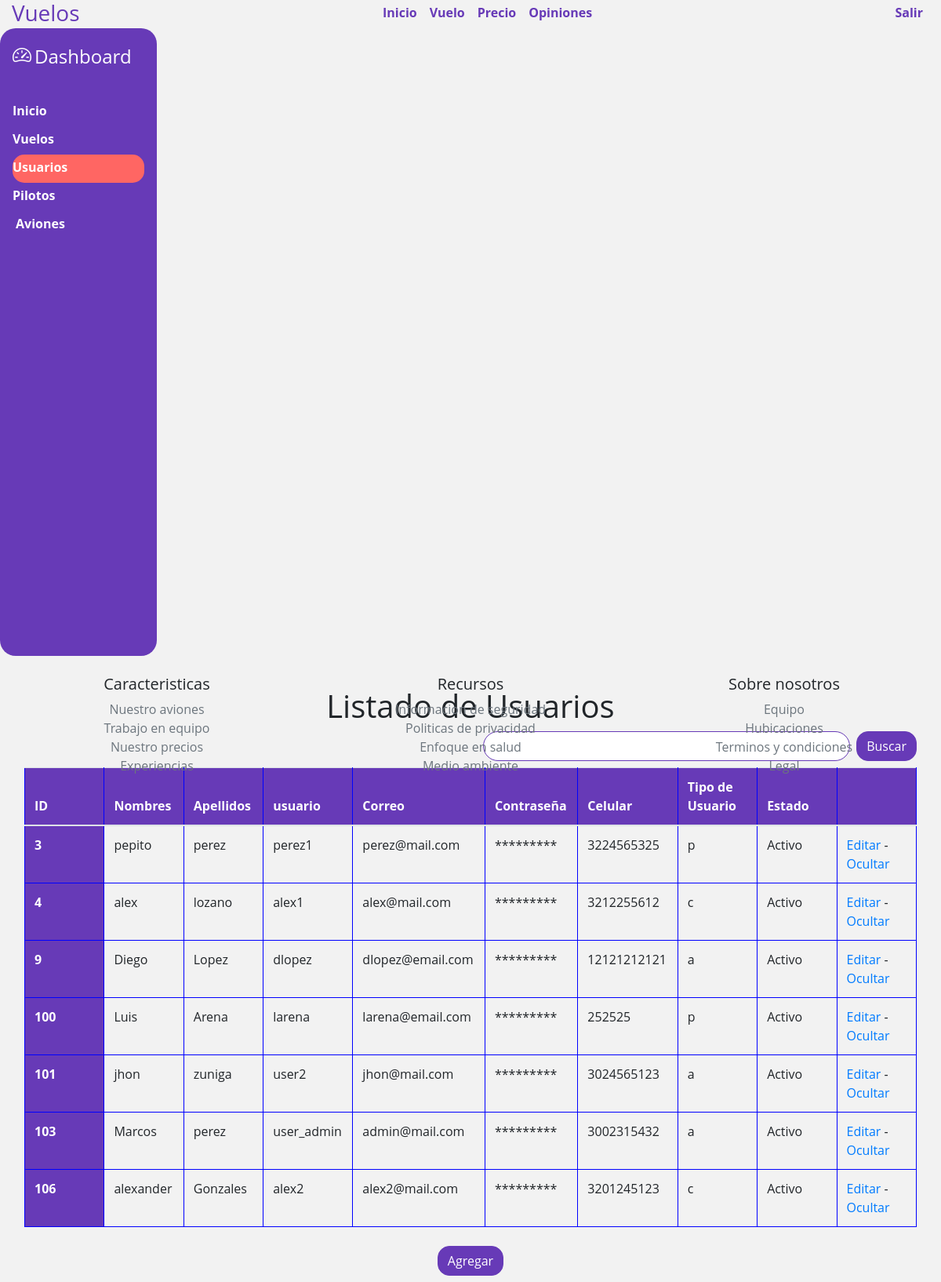
Before: /dashboard_usuarios with the older database file.
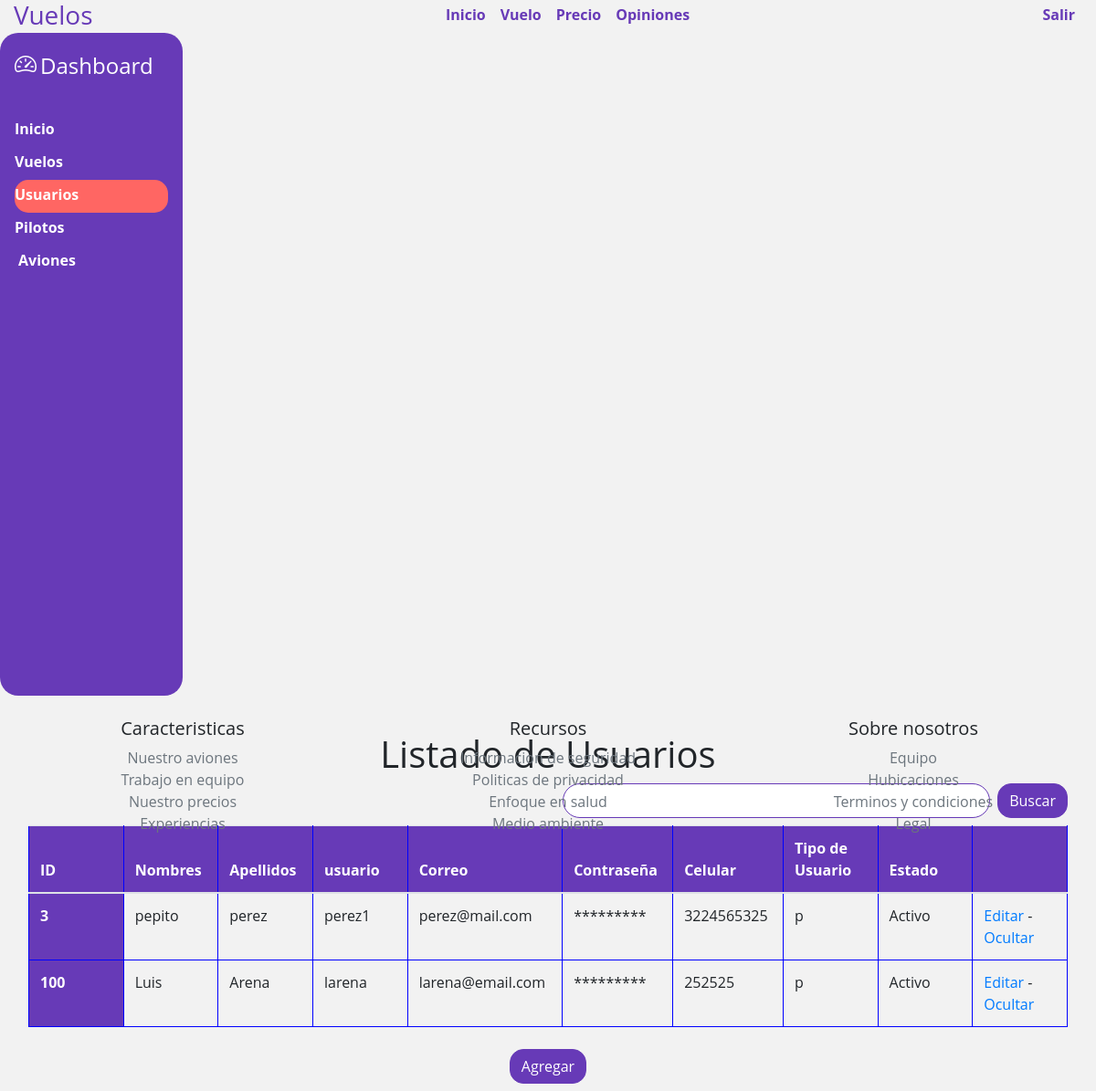
After: the same page with the newer database file.
### tables this page shows
CREATE TABLE usuarios (id INTEGER PRIMARY KEY AUTOINCREMENT NOT NULL UNIQUE, Nombres VARCHAR (100) NOT NULL, Apellidos VARCHAR (100) NOT NULL, usuario VARCHAR (15) NOT NULL UNIQUE, correo VARCHAR (150) NOT NULL UNIQUE, numero CHAR (10) NOT NULL, password VARCHAR (200) NOT NULL, tipo_usuario CHAR DEFAULT c, estado CHAR (1) NOT NULL DEFAULT A);

### app.py (the view, shortened to what this page needs)
@app.route('/dashboard_usuarios', methods=['POST', 'GET'])
def dashboard_usuarios():
    sql = f'SELECT id, nombres, apellidos, usuario, correo, password, numero, tipo_usuario, estado FROM usuarios'
    res = seleccion(sql)
    if len(res) == 0:
        flash('ERROR: No hay usuarios en la tabla')
    else:
        form = AgregarUsuario()
        return render_template('dashboard_usuarios.html', pagina='dashboard', usuarios=res, form=form)

### forms.py
class AgregarUsuario(FlaskForm):
    id = TextField('ID ')
    nombres = TextField(
        'Nombre *', validators=[InputRequired(message='Indique el nombre')])
    apellidos = TextField(
        'Apellido *', validators=[InputRequired(message='Indique el apellido')])
    numero = TextField(
        'Número de Teléfono *', validators=[InputRequired(message='Indique el número de teléfono')])
    usuario = TextField(
        'Usuario *', validators=[InputRequired(message='Indique el usuario')])
    email = EmailField(
        'Email *', validators=[InputRequired(message='Indique el email')])
    clave = PasswordField(
        'Clave *', validators=[InputRequired(message='Indique la clave')])
    tipoUsuario = SelectField('Tipo de Usuario', choices=[('p', 'piloto'), ('c', 'usuario final'), ('a', 'SuperUsuario')])
    btn = SubmitField('Agregar Usuario')

### db.py (called while the page is built)
def seleccion(sql) -> list:
    try:
        with sqlite3.connect(URL_DB) as con:
            cur = con.cursor()
            res = cur.execute(sql).fetchall()
    except Exception:
        res = ['0']
    return res

### templates/dashboard_usuarios.html (shortened to what this page needs)
{% extends 'dashboard.html' %}
{% block content %}
<div class="col p-2 m-2">
  <div class="container d-flex flex-column">
    <div class="row">
      <div class="col text-center pt-4">
        <h1>Listado de Usuarios</h1>
      </div>
    </div>
    <div class="row">
      <div class="col m-2 p-2"></div>
      <div class="col d-inline-flex">
        <input type="text" id="buscar" class="form-control mr-2">
        <button class="btn btn-primary ">Buscar</button>
      </div>
    </div>
    <div class="row mt-2 mb-2">
      <div class="col">
        <table class="table">
          <thead>
            <tr class="">
              <th scope="col">ID</th>
              <th scope="col">Nombres</th>
              <th scope="col">Apellidos</th>
              <th scope="col">usuario</th>
              <th scope="col">Correo</th>
              <th scope="col">Contraseña</th>
              <th scope="col">Celular</th>
              <th scope="col">Tipo de Usuario</th>
              <th scope="col">Estado</th>
              <th scope="col"></th>
            </tr>
          </thead>
          <tbody>
            {% for dat in usuarios %}
            <tr>
              <th scope="row">{{ dat[0] }}</th>
              <td>{{ dat[1] }}</td>
              <td>{{ dat[2] }}</td>
              <td>{{ dat[3] }}</td>
              <td>{{ dat[4] }}</td>
              <td> ********* </td>
              <td>{{ dat[6] }}</td>
              <td>{{ dat[7] }}</td>
              <td>{% if dat[8] == 'I'%}Inactivo{% endif%}{% if dat[8] == 'A'%}Activo{% endif%}</td>
              <td><a href="{{ url_for('editar_usuario', id=dat[0]) }}">Editar</a> - <a href="{{ url_for('eliminar_usuario', id=dat[0], estado=dat[8]) }}">{% if dat[8] == 'I'%}Mostrar{% endif%}{% if dat[8] == 'A'%}Ocultar{% endif%}</a></td>
            </tr>
            {% endfor %}
          </tbody>
        </table>
      </div>
    </div>
  </div>
  <div class="row justify-content-md-center">
    <button type="button" class="btn btn-primary" data-toggle="modal" data-target="#agregarUsuario">
      Agregar
    </button>
  </div>
</div>
{% endblock %}

### templates/dashboard.html (shortened to what this page needs)
{% extends 'index.html'%}
{% block body%}
<div class="container d-flex flex-column" style="height: 100vh">
    {% include 'navbar_main.html' %}
    <div class="row h-100">
        <div class="sidebar col-md-2 d-flex flex-column p-3 text-white bg_purple radius_20 h-100" style="height: 50vh;">
            <a href="/" class="d-flex align-items-center mb-3 mb-md-0 me-md-auto text-white text-decoration-none">
                <i class="bi bi-speedometer2 text-white mb-1 mr-1" style="font-size: 1.5rem;"></i>
                <span class="nav-item" style="font-size: 1.5rem;">Dashboard</span>
            </a>
            <ul class=" nav nav-pills flex-column mb-auto">
                <li class="nav-item">
                    <a href="{{ url_for('dashboard_home') }}" class="nav-link text-white d-flex align-items-center"
                        aria-current="page">
                        Inicio
                    </a>
                </li>
                <li class="nav-item">
                    <a href="{{ url_for('dashboard_vuelos') }}" class="nav-link text-white d-flex align-items-center"
                        aria-current="page">
                        Vuelos
                    </a>
                </li>
                <li>
                    <a href="{{ url_for('dashboard_usuarios') }}" class="nav-link text-white d-flex align-items-center">
                        Usuarios
                    </a>
                </li>
                <li>
                    <a href="{{ url_for('dashboard_pilotos') }}" id="pilotosbtn"
                        class="nav-link text-white d-flex align-items-center">
                        Pilotos
                    </a>
                </li>
                <li>
                    <a href="{{ url_for('dashboard_aviones') }}" id="avionesbtn"
                        class="nav-link text-white d-flex align-items-center">
                        Aviones
                    </a>
                </li>
            </ul>
        </div>
        {% block content%}{% endblock %}
    </div>
    {% include 'footer.html' %}
</div>
{% endblock %}

### templates/index.html (shortened to what this page needs)
<!DOCTYPE html>
<html lang="es">
<head>
  <link rel="stylesheet" href="https://cdn.jsdelivr.net/npm/bootstrap@4.5.3/dist/css/bootstrap.min.css"
>
  <link rel="stylesheet" href="../static/css/estilo.css">
  <link rel="stylesheet" href="https://cdn.jsdelivr.net/npm/bootstrap-icons@1.3.0/font/bootstrap-icons.css">
  <link rel="stylesheet" href="https://cdnjs.cloudflare.com/ajax/libs/font-awesome/4.7.0/css/font-awesome.min.css">
</head>
<body>
  {% block body %}{% endblock %}
</body>
</html>

### templates/navbar_main.html (shortened to what this page needs)
<div class="row">
    <header class="masthead mb-auto col-lg-12">
        <div id="nav_container" class="d-flex justify-content-center flex-md-row text-md-left flex-column text-center ">
            <a class="masthead-brand h3 link-unstyled, link-unstyled:link, link-unstyled:hover"
                href="../home">Vuelos</a>
            <nav class="nav nav-masthead mx-auto">
                <a class="nav-link" href="{{ url_for('index') }}">Inicio</a>
                <a class="nav-link" href="{{ url_for('vuelo') }}">Vuelo</a>
                <a class="nav-link" href="{{ url_for('precio') }}">Precio</a>
                <a class="nav-link" href="{{ url_for('opiniones') }}">Opiniones</a>
            </nav>
            {% if pagina %}
            {% if pagina == 'mis_reservas' or pagina == 'dashboard' or pagina == 'usuario'%}
            <a href="{{ url_for('index') }}" class="nav-link mr-2">Salir</a>
            {% endif%}
            {% endif %}
        </div>
    </header>
</div>

### templates/footer.html
<div class="row mt-auto pt-4">
    <div class="col-lg-4 text-center">
        <h5>Caracteristicas</h5>
        <ul class="list-unstyled text-small">
            <li><a class="text-muted" href="#">Nuestro aviones</a></li>
            <li><a class="text-muted" href="#">Trabajo en equipo</a></li>
            <li><a class="text-muted" href="#">Nuestro precios</a></li>
            <li><a class="text-muted" href="#">Experiencias</a></li>
        </ul>
    </div>
    <div class="col-lg-4 text-center">
        <h5>Recursos</h5>
        <ul class="list-unstyled text-small">
            <li><a class="text-muted" href="#">Informacion de seguridad</a></li>
            <li><a class="text-muted" href="#">Politicas de privacidad</a></li>
            <li><a class="text-muted" href="#">Enfoque en salud</a></li>
            <li><a class="text-muted" href="#">Medio ambiente</a></li>
        </ul>
    </div>
    <div class="col-lg-4 text-center">
        <h5>Sobre nosotros</h5>
        <ul class="list-unstyled text-small">
            <li><a class="text-muted" href="#">Equipo</a></li>
            <li><a class="text-muted" href="#">Hubicaciones</a></li>
            <li><a class="text-muted" href="#">Terminos y condiciones</a></li>
            <li><a class="text-muted" href="#">Legal</a></li>
        </ul>
    </div>
</div>

### static/css/estilo.css (style rules this page uses)
.container { width: 100%; max-width: 1500px; }
input, .custom-select { border-radius: 25px !important; border-color: #673ab7 !important; }
.masthead { margin-bottom: 1rem; }
.masthead-brand { margin-bottom: 0; color: #673ab7; }
.nav-masthead .nav-link, .nav-link { padding: .25rem 0; font-weight: 700; color: #673ab7; background-color: transparent; border-bottom: .25rem solid transparent; }
.nav-masthead .nav-link+.nav-link { margin-left: 1rem; }
@media (min-width: 48em) { .masthead-brand { float: left; } }
@media (min-width: 48em) { .nav-masthead { float: right; } }
.sidebar .active { color: white !important; background-color: #ff6663 !important; border-radius: 15px; }
.bg_purple { background-color: #673ab7; }
.radius_20 { border-radius: 20px; }
th { background-color: #673ab7; color: white; }
body { background: #f2f2f2; font-family: 'Open Sans', sans-serif; }
.btn-primary { background-color: #673ab7 !important; border-color: #673ab7 !important; border-radius: 15px; }
th, td { border: 1px solid blue; width: 100px; word-wrap: break-word; }

Changed rows visible on the page:
removed usuarios: id "4", Nombres "alex", Apellidos "lozano", usuario "alex1", correo "alex@mail.com", numero "3212255612", tipo_usuario "c", estado "Activo"
removed usuarios: id "9", Nombres "Diego", Apellidos "Lopez", usuario "dlopez", correo "dlopez@email.com", numero "12121212121", tipo_usuario "a", estado "Activo"
removed usuarios: id "101", Nombres "jhon", Apellidos "zuniga", usuario "user2", correo "jhon@mail.com", numero "3024565123", tipo_usuario "a", estado "Activo"
removed usuarios: id "103", Nombres "Marcos", Apellidos "perez", usuario "user_admin", correo "admin@mail.com", numero "3002315432", tipo_usuario "a", estado "Activo"
removed usuarios: id "106", Nombres "alexander", Apellidos "Gonzales", usuario "alex2", correo "alex2@mail.com", numero "3201245123", tipo_usuario "c", estado "Activo"
